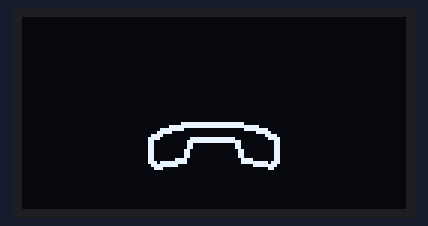
Recording of a sketch running on a simulated ESP32-S3. Shown: 128×64 one-colour display.

Above: at 1.06 s.

The sketch:

wokwi_phone_ringing.ino
```cpp
#include <Adafruit_GFX.h>
#include <Adafruit_SSD1306.h>

#define SCREEN_I2C_ADDR 0x3D // or 0x3C
#define SCREEN_WIDTH 128     // OLED display width, in pixels
#define SCREEN_HEIGHT 64     // OLED display height, in pixels
#define OLED_RST_PIN -1      // Reset pin (-1 if not available)

Adafruit_SSD1306 display(128, 64, &Wire, OLED_RST_PIN);

// OLED Animation: phone ringing
// Code auto-generated by https://wokwi.com/animator, graphics by icons8.com

#define FRAME_DELAY (42)
#define FRAME_WIDTH (48)
#define FRAME_HEIGHT (48)
#define FRAME_COUNT (sizeof(frames) / sizeof(frames[0]))
const byte PROGMEM frames[][288] = {
  {0,0,0,0,0,0,0,0,0,0,0,0,0,0,0,0,0,0,0,0,0,0,0,0,0,0,0,0,0,0,0,0,0,0,0,0,0,0,0,0,0,0,0,0,0,0,0,0,0,0,0,0,0,0,0,0,0,0,0,0,0,0,0,0,0,0,0,0,0,0,0,0,0,0,0,0,0,0,0,0,0,0,0,0,0,0,0,0,0,0,0,0,0,0,0,0,0,0,0,0,0,0,0,0,0,0,0,0,0,0,0,0,0,0,0,0,0,0,0,0,0,0,0,0,0,0,0,0,0,0,0,0,0,0,0,0,0,0,0,0,0,0,0,0,0,0,0,0,0,0,0,0,0,0,0,0,0,0,0,0,0,0,0,7,255,255,192,0,0,127,255,255,254,0,3,252,0,0,63,192,7,192,0,0,3,224,30,0,0,0,0,120,60,0,255,254,0,60,48,1,255,255,128,12,48,1,128,1,128,12,48,1,128,1,128,12,48,3,0,0,192,12,48,3,0,0,192,12,48,3,0,0,192,12,48,30,0,0,120,12,59,254,0,0,127,220,31,240,0,0,7,248,14,0,0,0,0,48,0,0,0,0,0,0,0,0,0,0,0,0,0,0,0,0,0,0,0,0,0,0,0,0,0,0,0,0,0,0},
  {0,0,0,0,0,0,0,0,0,0,0,0,0,0,0,0,0,0,0,0,0,0,0,0,0,0,0,0,0,0,0,0,0,0,0,0,0,0,0,0,0,0,0,0,0,0,0,0,0,0,0,0,0,0,0,0,0,0,0,0,0,0,0,0,0,0,0,0,0,0,0,0,0,0,0,0,0,0,0,0,0,0,0,0,0,0,0,0,0,0,0,0,0,0,0,0,0,0,0,0,0,0,0,0,0,0,0,0,0,0,0,0,0,0,0,0,0,0,0,0,0,0,0,0,0,0,0,0,0,0,0,0,0,0,0,0,0,0,0,0,0,0,0,0,0,0,0,0,0,0,0,0,0,0,0,0,0,0,0,0,0,0,0,7,255,255,192,0,0,127,255,255,254,0,3,252,0,0,63,192,7,192,0,0,3,224,30,0,0,0,0,120,60,0,255,254,0,60,48,1,255,255,128,12,48,1,128,1,128,12,48,1,128,1,128,12,48,3,0,0,192,12,48,3,0,0,192,12,48,3,0,0,192,12,48,30,0,0,120,12,59,254,0,0,127,220,31,240,0,0,7,248,14,0,0,0,0,48,0,0,0,0,0,0,0,0,0,0,0,0,0,0,0,0,0,0,0,0,0,0,0,0,0,0,0,0,0,0},
  {0,0,0,0,0,0,0,0,0,0,0,0,0,0,0,0,0,0,0,0,0,0,0,0,0,0,0,0,0,0,0,0,0,0,0,0,0,0,0,0,0,0,0,0,0,0,0,0,0,0,0,0,0,0,0,0,0,0,0,0,0,0,0,0,0,0,0,0,0,0,0,0,0,0,0,0,0,0,0,0,0,0,0,0,0,0,0,0,0,0,0,0,0,0,0,0,0,0,0,0,0,0,0,0,0,0,0,0,0,0,0,0,0,0,0,0,0,0,0,0,0,0,0,0,0,0,0,0,0,0,0,0,0,0,0,0,0,0,0,0,0,0,0,0,0,0,0,0,0,0,0,0,0,0,0,0,0,0,0,0,0,0,0,7,255,255,192,0,0,127,255,255,254,0,3,252,0,0,63,192,7,192,0,0,3,224,30,0,0,0,0,120,60,0,255,254,0,60,48,1,255,255,128,12,48,1,128,1,128,12,48,1,128,1,128,12,48,3,0,0,192,12,48,3,0,0,192,12,48,3,0,0,192,12,48,30,0,0,120,12,59,254,0,0,127,220,31,240,0,0,7,248,14,0,0,0,0,48,0,0,0,0,0,0,0,0,0,0,0,0,0,0,0,0,0,0,0,0,0,0,0,0,0,0,0,0,0,0},
  {0,0,0,0,0,0,0,0,0,0,0,0,0,0,0,0,0,0,0,0,0,0,0,0,0,0,0,0,0,0,0,0,0,0,0,0,0,0,0,0,0,0,0,0,0,0,0,0,0,0,0,0,0,0,0,0,0,0,0,0,0,0,0,0,0,0,0,0,0,0,0,0,0,0,0,0,0,0,0,0,0,0,0,0,0,0,0,0,0,0,0,0,0,0,0,0,0,0,0,0,0,0,0,0,0,0,0,0,0,0,0,0,0,0,0,0,0,0,0,0,0,0,0,0,0,0,0,0,0,0,0,0,0,0,0,0,0,0,0,0,0,0,0,0,0,0,0,0,0,0,0,0,0,0,0,0,0,0,0,0,0,0,0,7,255,255,192,0,0,127,255,255,254,0,3,252,0,0,63,192,7,192,0,0,3,224,30,0,0,0,0,120,60,0,255,254,0,60,48,1,255,255,128,12,48,1,128,1,128,12,48,1,128,1,128,12,48,3,0,0,192,12,48,3,0,0,192,12,48,3,0,0,192,12,48,30,0,0,120,12,59,254,0,0,127,220,31,240,0,0,7,248,14,0,0,0,0,48,0,0,0,0,0,0,0,0,0,0,0,0,0,0,0,0,0,0,0,0,0,0,0,0,0,0,0,0,0,0},
  {0,0,0,0,0,0,0,0,0,0,0,0,0,0,0,0,0,0,0,0,0,0,0,0,0,0,0,0,0,0,0,0,0,0,0,0,0,0,0,0,0,0,0,0,0,0,0,0,0,0,0,0,0,0,0,0,0,0,0,0,0,0,0,0,0,0,0,0,0,0,0,0,0,0,0,0,0,0,0,0,0,0,0,0,0,0,1,128,0,0,0,0,1,128,0,0,0,0,0,0,0,0,0,24,0,0,24,0,0,24,0,0,24,0,0,0,0,0,0,0,0,0,0,0,0,0,0,0,0,0,0,0,0,0,0,0,0,0,0,0,0,0,0,0,0,0,0,0,0,0,0,0,0,0,0,0,0,0,0,0,0,0,0,1,255,255,248,0,0,31,255,255,255,128,0,255,128,0,7,224,3,240,0,0,0,248,7,128,0,0,0,60,30,0,63,255,128,12,24,1,255,255,128,12,48,1,224,1,128,12,48,1,128,0,192,12,48,1,128,0,192,12,48,1,128,0,192,12,48,3,0,0,96,12,48,7,0,0,127,140,56,126,0,0,31,252,31,252,0,0,0,120,31,224,0,0,0,0,0,0,0,0,0,0,0,0,0,0,0,0,0,0,0,0,0,0,0,0,0,0,0,0,0,0,0,0,0,0},
  {0,0,0,0,0,0,0,0,0,0,0,0,0,0,0,0,0,0,0,0,0,0,0,0,0,0,0,0,0,0,0,0,0,0,0,0,0,0,0,0,0,0,0,0,0,0,0,0,0,0,0,0,0,0,0,0,0,0,0,0,0,0,0,0,0,0,0,0,0,0,0,0,0,0,1,128,0,0,0,0,1,128,0,0,0,0,1,128,0,0,0,48,1,128,12,0,0,56,0,0,28,0,0,24,0,0,24,0,0,24,0,0,24,0,0,0,0,0,0,0,0,0,0,0,0,0,0,0,0,0,0,0,0,0,0,0,0,0,0,0,0,0,0,0,0,0,0,0,0,0,0,0,0,0,0,0,0,0,0,31,0,0,0,0,127,255,254,0,0,7,255,248,255,224,0,63,192,0,1,240,1,252,0,0,0,60,3,224,0,0,0,12,7,0,31,255,128,12,30,0,255,255,128,6,24,1,240,0,192,6,48,1,128,0,192,6,48,1,128,0,192,6,48,1,128,0,96,6,48,1,128,0,126,12,56,3,0,0,63,252,24,15,0,0,1,248,24,254,0,0,0,0,31,248,0,0,0,0,15,192,0,0,0,0,0,0,0,0,0,0,0,0,0,0,0,0,0,0,0,0,0,0,0,0,0,0,0,0},
  {0,0,0,0,0,0,0,0,0,0,0,0,0,0,0,0,0,0,0,0,0,0,0,0,0,0,0,0,0,0,0,0,0,0,0,0,0,0,0,0,0,0,0,0,0,0,0,0,0,0,0,0,0,0,0,0,0,0,0,0,0,0,1,128,0,0,0,0,1,128,0,0,0,0,1,128,0,0,0,96,1,128,6,0,0,112,1,128,14,0,0,48,1,128,12,0,0,56,0,0,28,0,0,24,0,0,24,0,0,24,0,0,24,0,0,0,0,0,0,0,0,0,0,0,0,0,0,0,0,0,0,0,0,0,0,0,0,0,0,0,0,0,0,0,0,0,0,0,0,0,0,0,0,0,0,0,0,0,0,0,0,0,0,7,255,255,192,0,0,127,255,255,254,0,3,252,0,0,63,192,7,192,0,0,3,224,30,0,0,0,0,120,60,0,255,254,0,60,48,1,255,255,128,12,48,1,128,1,128,12,48,1,128,1,128,12,48,3,0,0,192,12,48,3,0,0,192,12,48,3,0,0,192,12,48,30,0,0,120,12,59,254,0,0,127,220,31,240,0,0,7,248,14,0,0,0,0,48,0,0,0,0,0,0,0,0,0,0,0,0,0,0,0,0,0,0,0,0,0,0,0,0,0,0,0,0,0,0},
  {0,0,0,0,0,0,0,0,0,0,0,0,0,0,0,0,0,0,0,0,0,0,0,0,0,0,0,0,0,0,0,0,0,0,0,0,0,0,0,0,0,0,0,0,0,0,0,0,0,0,1,128,0,0,0,0,1,128,0,0,0,0,1,128,0,0,0,192,1,128,3,0,0,96,1,128,6,0,0,96,1,128,6,0,0,112,1,128,14,0,0,48,1,128,12,0,0,56,0,0,28,0,0,24,0,0,24,0,0,24,0,0,24,0,0,0,0,0,0,0,0,0,0,0,0,0,0,0,0,0,0,0,0,0,0,0,0,0,0,0,0,0,0,0,0,0,0,0,0,0,0,0,0,0,0,0,0,1,240,0,0,0,0,255,255,252,0,0,7,255,143,255,224,0,15,128,0,1,252,0,60,0,0,0,31,128,48,0,0,0,3,192,48,1,255,240,0,240,96,1,255,255,0,120,96,3,0,15,128,24,96,3,0,1,128,12,96,3,0,1,128,12,96,6,0,1,128,12,48,126,0,1,128,12,63,252,0,0,192,24,31,192,0,0,240,24,0,0,0,0,126,24,0,0,0,0,15,248,0,0,0,0,1,240,0,0,0,0,0,0,0,0,0,0,0,0,0,0,0,0,0,0,0,0,0,0,0,0},
  {0,0,0,0,0,0,0,0,0,0,0,0,0,0,0,0,0,0,0,0,0,0,0,0,0,0,0,0,0,0,0,0,0,0,0,0,0,0,1,128,0,0,0,0,1,128,0,0,0,0,1,128,0,0,0,128,1,128,1,0,0,192,1,128,3,0,0,192,1,128,3,0,0,96,1,128,6,0,0,96,1,128,6,0,0,112,1,128,14,0,0,48,1,128,12,0,0,56,0,0,28,0,0,24,0,0,24,0,0,24,0,0,24,0,0,0,0,0,0,0,0,0,0,0,0,0,0,0,0,0,0,0,0,0,0,0,0,0,0,0,0,0,0,0,0,0,0,0,0,0,0,0,0,0,0,0,0,0,0,0,0,0,0,7,255,255,192,0,0,127,255,255,254,0,3,252,0,0,63,192,7,192,0,0,3,224,30,0,0,0,0,120,60,0,255,254,0,60,48,1,255,255,128,12,48,1,128,1,128,12,48,1,128,1,128,12,48,3,0,0,192,12,48,3,0,0,192,12,48,3,0,0,192,12,48,30,0,0,120,12,59,254,0,0,127,220,31,240,0,0,7,248,14,0,0,0,0,48,0,0,0,0,0,0,0,0,0,0,0,0,0,0,0,0,0,0,0,0,0,0,0,0,0,0,0,0,0,0},
  {0,0,0,0,0,0,0,0,0,0,0,0,0,0,0,0,0,0,0,0,0,0,0,0,0,0,0,0,0,0,0,0,1,128,0,0,0,0,1,128,0,0,0,0,1,128,0,0,0,0,1,128,1,0,1,128,1,128,1,128,0,192,1,128,3,0,0,192,1,128,3,0,0,96,1,128,6,0,0,96,1,128,6,0,0,48,1,128,14,0,0,48,0,0,12,0,0,56,0,0,28,0,0,16,0,0,8,0,0,0,0,0,0,0,0,0,0,0,0,0,0,0,0,0,0,0,0,0,0,0,0,0,0,0,0,0,0,0,0,0,0,0,0,0,0,0,0,0,0,0,0,0,0,0,0,0,0,0,0,31,0,0,0,0,127,255,254,0,0,7,255,248,255,224,0,63,192,0,1,240,1,252,0,0,0,60,3,224,0,0,0,12,7,0,31,255,128,12,30,0,255,255,128,6,24,1,240,0,192,6,48,1,128,0,192,6,48,1,128,0,192,6,48,1,128,0,96,6,48,1,128,0,126,12,56,3,0,0,63,252,24,15,0,0,1,248,24,254,0,0,0,0,31,248,0,0,0,0,15,192,0,0,0,0,0,0,0,0,0,0,0,0,0,0,0,0,0,0,0,0,0,0,0,0,0,0,0,0},
  {0,0,0,0,0,0,0,0,0,0,0,0,0,0,0,0,0,0,0,0,0,0,0,0,0,0,0,0,0,0,0,0,1,128,0,0,0,0,1,128,0,0,0,0,1,128,0,0,0,0,1,128,1,0,1,128,1,128,1,128,0,192,1,128,3,0,0,192,1,0,3,0,0,96,0,0,6,0,0,96,0,0,6,0,0,32,0,0,4,0,0,0,0,0,0,0,0,0,0,0,0,0,0,0,0,0,0,0,0,0,0,0,0,0,0,0,0,0,0,0,0,0,0,0,0,0,0,0,0,0,0,0,0,0,0,0,0,0,0,0,0,0,0,0,0,0,0,0,0,0,0,0,0,0,0,0,0,0,0,0,0,0,0,1,255,255,248,0,0,31,255,255,255,128,0,255,128,0,7,224,3,240,0,0,0,248,7,128,0,0,0,60,30,0,63,255,128,12,24,1,255,255,128,12,48,1,224,1,128,12,48,1,128,0,192,12,48,1,128,0,192,12,48,1,128,0,192,12,48,3,0,0,96,12,48,7,0,0,127,140,56,126,0,0,31,252,31,252,0,0,0,120,31,224,0,0,0,0,0,0,0,0,0,0,0,0,0,0,0,0,0,0,0,0,0,0,0,0,0,0,0,0,0,0,0,0,0,0},
  {0,0,0,0,0,0,0,0,0,0,0,0,0,0,0,0,0,0,0,0,0,0,0,0,0,0,0,0,0,0,0,0,1,128,0,0,0,0,1,128,0,0,0,0,1,128,0,0,0,0,0,0,1,0,1,128,0,0,1,128,0,192,0,0,3,0,0,128,0,0,1,0,0,0,0,0,0,0,0,0,0,0,0,0,0,0,0,0,0,0,0,0,0,0,0,0,0,0,0,0,0,0,0,0,0,0,0,0,0,0,0,0,0,0,0,0,0,0,0,0,0,0,0,0,0,0,0,0,0,0,0,0,0,0,0,0,0,0,0,0,0,0,0,0,0,0,0,0,0,0,0,0,0,0,0,0,0,0,0,0,0,0,0,7,255,255,192,0,0,127,255,255,254,0,3,252,0,0,63,192,7,192,0,0,3,224,30,0,0,0,0,120,60,0,255,254,0,60,48,1,255,255,128,12,48,1,128,1,128,12,48,1,128,1,128,12,48,3,0,0,192,12,48,3,0,0,192,12,48,3,0,0,192,12,48,30,0,0,120,12,59,254,0,0,127,220,31,240,0,0,7,248,14,0,0,0,0,48,0,0,0,0,0,0,0,0,0,0,0,0,0,0,0,0,0,0,0,0,0,0,0,0,0,0,0,0,0,0},
  {0,0,0,0,0,0,0,0,0,0,0,0,0,0,0,0,0,0,0,0,0,0,0,0,0,0,0,0,0,0,0,0,0,0,0,0,0,0,0,0,0,0,0,0,0,0,0,0,0,0,0,0,0,0,0,0,0,0,0,0,0,0,0,0,0,0,0,0,0,0,0,0,0,0,0,0,0,0,0,0,0,0,0,0,0,0,0,0,0,0,0,0,0,0,0,0,0,0,0,0,0,0,0,0,0,0,0,0,0,0,0,0,0,0,0,0,0,0,0,0,0,0,0,0,0,0,0,0,0,0,0,0,0,0,0,0,0,0,0,0,0,0,0,0,0,0,0,0,0,0,0,0,0,0,0,0,0,0,0,0,0,0,0,7,255,255,192,0,0,127,255,255,254,0,3,252,0,0,63,192,7,192,0,0,3,224,30,0,0,0,0,120,60,0,255,254,0,60,48,1,255,255,128,12,48,1,128,1,128,12,48,1,128,1,128,12,48,3,0,0,192,12,48,3,0,0,192,12,48,3,0,0,192,12,48,30,0,0,120,12,59,254,0,0,127,220,31,240,0,0,7,248,14,0,0,0,0,48,0,0,0,0,0,0,0,0,0,0,0,0,0,0,0,0,0,0,0,0,0,0,0,0,0,0,0,0,0,0},
  {0,0,0,0,0,0,0,0,0,0,0,0,0,0,0,0,0,0,0,0,0,0,0,0,0,0,0,0,0,0,0,0,0,0,0,0,0,0,0,0,0,0,0,0,0,0,0,0,0,0,0,0,0,0,0,0,0,0,0,0,0,0,0,0,0,0,0,0,0,0,0,0,0,0,0,0,0,0,0,0,0,0,0,0,0,0,0,0,0,0,0,0,0,0,0,0,0,0,0,0,0,0,0,0,0,0,0,0,0,0,0,0,0,0,0,0,0,0,0,0,0,0,0,0,0,0,0,0,0,0,0,0,0,0,0,0,0,0,0,0,0,0,0,0,0,0,0,0,0,0,0,0,0,0,0,0,0,0,0,0,0,0,0,7,255,255,192,0,0,127,255,255,254,0,3,252,0,0,63,192,7,192,0,0,3,224,30,0,0,0,0,120,60,0,255,254,0,60,48,1,255,255,128,12,48,1,128,1,128,12,48,1,128,1,128,12,48,3,0,0,192,12,48,3,0,0,192,12,48,3,0,0,192,12,48,30,0,0,120,12,59,254,0,0,127,220,31,240,0,0,7,248,14,0,0,0,0,48,0,0,0,0,0,0,0,0,0,0,0,0,0,0,0,0,0,0,0,0,0,0,0,0,0,0,0,0,0,0},
  {0,0,0,0,0,0,0,0,0,0,0,0,0,0,0,0,0,0,0,0,0,0,0,0,0,0,0,0,0,0,0,0,0,0,0,0,0,0,0,0,0,0,0,0,0,0,0,0,0,0,0,0,0,0,0,0,0,0,0,0,0,0,0,0,0,0,0,0,0,0,0,0,0,0,0,0,0,0,0,0,0,0,0,0,0,0,0,0,0,0,0,0,0,0,0,0,0,0,0,0,0,0,0,0,0,0,0,0,0,0,0,0,0,0,0,0,0,0,0,0,0,0,0,0,0,0,0,0,0,0,0,0,0,0,0,0,0,0,0,0,0,0,0,0,0,0,0,0,0,0,0,0,0,0,0,0,0,0,0,0,0,0,0,7,255,255,192,0,0,127,255,255,254,0,3,252,0,0,63,192,7,192,0,0,3,224,30,0,0,0,0,120,60,0,255,254,0,60,48,1,255,255,128,12,48,1,128,1,128,12,48,1,128,1,128,12,48,3,0,0,192,12,48,3,0,0,192,12,48,3,0,0,192,12,48,30,0,0,120,12,59,254,0,0,127,220,31,240,0,0,7,248,14,0,0,0,0,48,0,0,0,0,0,0,0,0,0,0,0,0,0,0,0,0,0,0,0,0,0,0,0,0,0,0,0,0,0,0},
  {0,0,0,0,0,0,0,0,0,0,0,0,0,0,0,0,0,0,0,0,0,0,0,0,0,0,0,0,0,0,0,0,0,0,0,0,0,0,0,0,0,0,0,0,0,0,0,0,0,0,0,0,0,0,0,0,0,0,0,0,0,0,0,0,0,0,0,0,0,0,0,0,0,0,0,0,0,0,0,0,0,0,0,0,0,0,0,0,0,0,0,0,0,0,0,0,0,0,0,0,0,0,0,0,0,0,0,0,0,0,0,0,0,0,0,0,0,0,0,0,0,0,0,0,0,0,0,0,0,0,0,0,0,0,0,0,0,0,0,0,0,0,0,0,0,0,0,0,0,0,0,0,0,0,0,0,0,0,0,0,0,0,0,7,255,255,192,0,0,127,255,255,254,0,3,252,0,0,63,192,7,192,0,0,3,224,30,0,0,0,0,120,60,0,255,254,0,60,48,1,255,255,128,12,48,1,128,1,128,12,48,1,128,1,128,12,48,3,0,0,192,12,48,3,0,0,192,12,48,3,0,0,192,12,48,30,0,0,120,12,59,254,0,0,127,220,31,240,0,0,7,248,14,0,0,0,0,48,0,0,0,0,0,0,0,0,0,0,0,0,0,0,0,0,0,0,0,0,0,0,0,0,0,0,0,0,0,0},
  {0,0,0,0,0,0,0,0,0,0,0,0,0,0,0,0,0,0,0,0,0,0,0,0,0,0,0,0,0,0,0,0,0,0,0,0,0,0,0,0,0,0,0,0,0,0,0,0,0,0,0,0,0,0,0,0,0,0,0,0,0,0,0,0,0,0,0,0,0,0,0,0,0,0,0,0,0,0,0,0,0,0,0,0,0,0,0,0,0,0,0,0,0,0,0,0,0,0,0,0,0,0,0,0,0,0,0,0,0,0,0,0,0,0,0,0,0,0,0,0,0,0,0,0,0,0,0,0,0,0,0,0,0,0,0,0,0,0,0,0,0,0,0,0,0,0,0,0,0,0,0,0,0,0,0,0,0,0,0,0,0,0,0,7,255,255,192,0,0,127,255,255,254,0,3,252,0,0,63,192,7,192,0,0,3,224,30,0,0,0,0,120,60,0,255,254,0,60,48,1,255,255,128,12,48,1,128,1,128,12,48,1,128,1,128,12,48,3,0,0,192,12,48,3,0,0,192,12,48,3,0,0,192,12,48,30,0,0,120,12,59,254,0,0,127,220,31,240,0,0,7,248,14,0,0,0,0,48,0,0,0,0,0,0,0,0,0,0,0,0,0,0,0,0,0,0,0,0,0,0,0,0,0,0,0,0,0,0},
  {0,0,0,0,0,0,0,0,0,0,0,0,0,0,0,0,0,0,0,0,0,0,0,0,0,0,0,0,0,0,0,0,0,0,0,0,0,0,0,0,0,0,0,0,0,0,0,0,0,0,0,0,0,0,0,0,0,0,0,0,0,0,0,0,0,0,0,0,0,0,0,0,0,0,0,0,0,0,0,0,0,0,0,0,0,0,0,0,0,0,0,0,0,0,0,0,0,0,0,0,0,0,0,0,0,0,0,0,0,0,0,0,0,0,0,0,0,0,0,0,0,0,0,0,0,0,0,0,0,0,0,0,0,0,0,0,0,0,0,0,0,0,0,0,0,0,0,0,0,0,0,0,0,0,0,0,0,0,0,0,0,0,0,7,255,255,192,0,0,127,255,255,254,0,3,252,0,0,63,192,7,192,0,0,3,224,30,0,0,0,0,120,60,0,255,254,0,60,48,1,255,255,128,12,48,1,128,1,128,12,48,1,128,1,128,12,48,3,0,0,192,12,48,3,0,0,192,12,48,3,0,0,192,12,48,30,0,0,120,12,59,254,0,0,127,220,31,240,0,0,7,248,14,0,0,0,0,48,0,0,0,0,0,0,0,0,0,0,0,0,0,0,0,0,0,0,0,0,0,0,0,0,0,0,0,0,0,0},
  {0,0,0,0,0,0,0,0,0,0,0,0,0,0,0,0,0,0,0,0,0,0,0,0,0,0,0,0,0,0,0,0,0,0,0,0,0,0,0,0,0,0,0,0,0,0,0,0,0,0,0,0,0,0,0,0,0,0,0,0,0,0,0,0,0,0,0,0,0,0,0,0,0,0,0,0,0,0,0,0,0,0,0,0,0,0,0,0,0,0,0,0,0,0,0,0,0,0,0,0,0,0,0,0,0,0,0,0,0,0,0,0,0,0,0,0,0,0,0,0,0,0,0,0,0,0,0,0,0,0,0,0,0,0,0,0,0,0,0,0,0,0,0,0,0,0,0,0,0,0,0,0,0,0,0,0,0,0,0,0,0,0,0,1,255,255,248,0,0,31,255,255,255,128,0,255,128,0,7,224,3,240,0,0,0,248,7,128,0,0,0,60,30,0,63,255,128,12,24,1,255,255,128,12,48,1,224,1,128,12,48,1,128,0,192,12,48,1,128,0,192,12,48,1,128,0,192,12,48,3,0,0,96,12,48,7,0,0,127,140,56,126,0,0,31,252,31,252,0,0,0,120,31,224,0,0,0,0,0,0,0,0,0,0,0,0,0,0,0,0,0,0,0,0,0,0,0,0,0,0,0,0,0,0,0,0,0,0},
  {0,0,0,0,0,0,0,0,0,0,0,0,0,0,0,0,0,0,0,0,0,0,0,0,0,0,0,0,0,0,0,0,0,0,0,0,0,0,0,0,0,0,0,0,0,0,0,0,0,0,0,0,0,0,0,0,0,0,0,0,0,0,0,0,0,0,0,0,0,0,0,0,0,0,0,0,0,0,0,0,0,0,0,0,0,0,0,0,0,0,0,0,0,0,0,0,0,0,0,0,0,0,0,0,0,0,0,0,0,0,0,0,0,0,0,0,0,0,0,0,0,0,0,0,0,0,0,0,0,0,0,0,0,0,0,0,0,0,0,0,0,0,0,0,0,0,0,0,0,0,0,0,0,0,0,0,0,0,0,31,0,0,0,0,127,255,254,0,0,7,255,248,255,224,0,63,192,0,1,240,1,252,0,0,0,60,3,224,0,0,0,12,7,0,31,255,128,12,30,0,255,255,128,6,24,1,240,0,192,6,48,1,128,0,192,6,48,1,128,0,192,6,48,1,128,0,96,6,48,1,128,0,126,12,56,3,0,0,63,252,24,15,0,0,1,248,24,254,0,0,0,0,31,248,0,0,0,0,15,192,0,0,0,0,0,0,0,0,0,0,0,0,0,0,0,0,0,0,0,0,0,0,0,0,0,0,0,0},
  {0,0,0,0,0,0,0,0,0,0,0,0,0,0,0,0,0,0,0,0,0,0,0,0,0,0,0,0,0,0,0,0,0,0,0,0,0,0,0,0,0,0,0,0,0,0,0,0,0,0,0,0,0,0,0,0,0,0,0,0,0,0,0,0,0,0,0,0,0,0,0,0,0,0,0,0,0,0,0,0,0,0,0,0,0,0,1,128,0,0,0,0,1,128,0,0,0,0,0,0,0,0,0,24,0,0,24,0,0,24,0,0,24,0,0,0,0,0,0,0,0,0,0,0,0,0,0,0,0,0,0,0,0,0,0,0,0,0,0,0,0,0,0,0,0,0,0,0,0,0,0,0,0,0,0,0,0,0,0,0,0,0,0,7,255,255,192,0,0,127,255,255,254,0,3,252,0,0,63,192,7,192,0,0,3,224,30,0,0,0,0,120,60,0,255,254,0,60,48,1,255,255,128,12,48,1,128,1,128,12,48,1,128,1,128,12,48,3,0,0,192,12,48,3,0,0,192,12,48,3,0,0,192,12,48,30,0,0,120,12,59,254,0,0,127,220,31,240,0,0,7,248,14,0,0,0,0,48,0,0,0,0,0,0,0,0,0,0,0,0,0,0,0,0,0,0,0,0,0,0,0,0,0,0,0,0,0,0},
  {0,0,0,0,0,0,0,0,0,0,0,0,0,0,0,0,0,0,0,0,0,0,0,0,0,0,0,0,0,0,0,0,0,0,0,0,0,0,0,0,0,0,0,0,0,0,0,0,0,0,0,0,0,0,0,0,0,0,0,0,0,0,0,0,0,0,0,0,0,0,0,0,0,0,1,128,0,0,0,0,1,128,0,0,0,0,1,128,0,0,0,48,1,128,12,0,0,56,0,0,28,0,0,24,0,0,24,0,0,24,0,0,24,0,0,0,0,0,0,0,0,0,0,0,0,0,0,0,0,0,0,0,0,0,0,0,0,0,0,0,0,0,0,0,0,0,0,0,0,0,0,0,0,0,0,0,0,1,240,0,0,0,0,255,255,252,0,0,7,255,143,255,224,0,15,128,0,1,252,0,60,0,0,0,31,128,48,0,0,0,3,192,48,1,255,240,0,240,96,1,255,255,0,120,96,3,0,15,128,24,96,3,0,1,128,12,96,3,0,1,128,12,96,6,0,1,128,12,48,126,0,1,128,12,63,252,0,0,192,24,31,192,0,0,240,24,0,0,0,0,126,24,0,0,0,0,15,248,0,0,0,0,1,240,0,0,0,0,0,0,0,0,0,0,0,0,0,0,0,0,0,0,0,0,0,0,0,0},
  {0,0,0,0,0,0,0,0,0,0,0,0,0,0,0,0,0,0,0,0,0,0,0,0,0,0,0,0,0,0,0,0,0,0,0,0,0,0,0,0,0,0,0,0,0,0,0,0,0,0,0,0,0,0,0,0,0,0,0,0,0,0,1,128,0,0,0,0,1,128,0,0,0,0,1,128,0,0,0,96,1,128,6,0,0,112,1,128,14,0,0,48,1,128,12,0,0,56,0,0,28,0,0,24,0,0,24,0,0,24,0,0,24,0,0,0,0,0,0,0,0,0,0,0,0,0,0,0,0,0,0,0,0,0,0,0,0,0,0,0,0,0,0,0,0,0,0,0,0,0,0,0,0,0,0,0,0,0,0,0,0,0,0,7,255,255,192,0,0,127,255,255,254,0,3,252,0,0,63,192,7,192,0,0,3,224,30,0,0,0,0,120,60,0,255,254,0,60,48,1,255,255,128,12,48,1,128,1,128,12,48,1,128,1,128,12,48,3,0,0,192,12,48,3,0,0,192,12,48,3,0,0,192,12,48,30,0,0,120,12,59,254,0,0,127,220,31,240,0,0,7,248,14,0,0,0,0,48,0,0,0,0,0,0,0,0,0,0,0,0,0,0,0,0,0,0,0,0,0,0,0,0,0,0,0,0,0,0},
  {0,0,0,0,0,0,0,0,0,0,0,0,0,0,0,0,0,0,0,0,0,0,0,0,0,0,0,0,0,0,0,0,0,0,0,0,0,0,0,0,0,0,0,0,0,0,0,0,0,0,1,128,0,0,0,0,1,128,0,0,0,0,1,128,0,0,0,192,1,128,3,0,0,96,1,128,6,0,0,96,1,128,6,0,0,112,1,128,14,0,0,48,1,128,12,0,0,56,0,0,28,0,0,24,0,0,24,0,0,24,0,0,24,0,0,0,0,0,0,0,0,0,0,0,0,0,0,0,0,0,0,0,0,0,0,0,0,0,0,0,0,0,0,0,0,0,0,0,0,0,0,0,0,0,0,0,0,0,0,31,0,0,0,0,127,255,254,0,0,7,255,248,255,224,0,63,192,0,1,240,1,252,0,0,0,60,3,224,0,0,0,12,7,0,31,255,128,12,30,0,255,255,128,6,24,1,240,0,192,6,48,1,128,0,192,6,48,1,128,0,192,6,48,1,128,0,96,6,48,1,128,0,126,12,56,3,0,0,63,252,24,15,0,0,1,248,24,254,0,0,0,0,31,248,0,0,0,0,15,192,0,0,0,0,0,0,0,0,0,0,0,0,0,0,0,0,0,0,0,0,0,0,0,0,0,0,0,0},
  {0,0,0,0,0,0,0,0,0,0,0,0,0,0,0,0,0,0,0,0,0,0,0,0,0,0,0,0,0,0,0,0,0,0,0,0,0,0,1,128,0,0,0,0,1,128,0,0,0,0,1,128,0,0,0,128,1,128,1,0,0,192,1,128,3,0,0,192,1,128,3,0,0,96,1,128,6,0,0,96,1,128,6,0,0,112,1,128,14,0,0,48,1,128,12,0,0,56,0,0,28,0,0,24,0,0,24,0,0,24,0,0,24,0,0,0,0,0,0,0,0,0,0,0,0,0,0,0,0,0,0,0,0,0,0,0,0,0,0,0,0,0,0,0,0,0,0,0,0,0,0,0,0,0,0,0,0,0,0,0,0,0,0,1,255,255,248,0,0,31,255,255,255,128,0,255,128,0,7,224,3,240,0,0,0,248,7,128,0,0,0,60,30,0,63,255,128,12,24,1,255,255,128,12,48,1,224,1,128,12,48,1,128,0,192,12,48,1,128,0,192,12,48,1,128,0,192,12,48,3,0,0,96,12,48,7,0,0,127,140,56,126,0,0,31,252,31,252,0,0,0,120,31,224,0,0,0,0,0,0,0,0,0,0,0,0,0,0,0,0,0,0,0,0,0,0,0,0,0,0,0,0,0,0,0,0,0,0},
  {0,0,0,0,0,0,0,0,0,0,0,0,0,0,0,0,0,0,0,0,0,0,0,0,0,0,0,0,0,0,0,0,1,128,0,0,0,0,1,128,0,0,0,0,1,128,0,0,0,0,1,128,1,0,1,128,1,128,1,128,0,192,1,128,3,0,0,192,1,128,3,0,0,96,1,128,6,0,0,96,1,128,6,0,0,48,1,128,14,0,0,48,0,0,12,0,0,56,0,0,28,0,0,16,0,0,8,0,0,0,0,0,0,0,0,0,0,0,0,0,0,0,0,0,0,0,0,0,0,0,0,0,0,0,0,0,0,0,0,0,0,0,0,0,0,0,0,0,0,0,0,0,0,0,0,0,0,0,0,0,0,0,0,7,255,255,192,0,0,127,255,255,254,0,3,252,0,0,63,192,7,192,0,0,3,224,30,0,0,0,0,120,60,0,255,254,0,60,48,1,255,255,128,12,48,1,128,1,128,12,48,1,128,1,128,12,48,3,0,0,192,12,48,3,0,0,192,12,48,3,0,0,192,12,48,30,0,0,120,12,59,254,0,0,127,220,31,240,0,0,7,248,14,0,0,0,0,48,0,0,0,0,0,0,0,0,0,0,0,0,0,0,0,0,0,0,0,0,0,0,0,0,0,0,0,0,0,0},
  {0,0,0,0,0,0,0,0,0,0,0,0,0,0,0,0,0,0,0,0,0,0,0,0,0,0,0,0,0,0,0,0,1,128,0,0,0,0,1,128,0,0,0,0,1,128,0,0,0,0,1,128,1,0,1,128,1,128,1,128,0,192,1,128,3,0,0,192,1,0,3,0,0,96,0,0,6,0,0,96,0,0,6,0,0,32,0,0,4,0,0,0,0,0,0,0,0,0,0,0,0,0,0,0,0,0,0,0,0,0,0,0,0,0,0,0,0,0,0,0,0,0,0,0,0,0,0,0,0,0,0,0,0,0,0,0,0,0,0,0,0,0,0,0,0,0,0,0,0,0,0,0,0,0,0,0,0,0,0,0,0,0,0,7,255,255,192,0,0,127,255,255,254,0,3,252,0,0,63,192,7,192,0,0,3,224,30,0,0,0,0,120,60,0,255,254,0,60,48,1,255,255,128,12,48,1,128,1,128,12,48,1,128,1,128,12,48,3,0,0,192,12,48,3,0,0,192,12,48,3,0,0,192,12,48,30,0,0,120,12,59,254,0,0,127,220,31,240,0,0,7,248,14,0,0,0,0,48,0,0,0,0,0,0,0,0,0,0,0,0,0,0,0,0,0,0,0,0,0,0,0,0,0,0,0,0,0,0},
  {0,0,0,0,0,0,0,0,0,0,0,0,0,0,0,0,0,0,0,0,0,0,0,0,0,0,0,0,0,0,0,0,1,128,0,0,0,0,1,128,0,0,0,0,1,128,0,0,0,0,0,0,1,0,1,128,0,0,1,128,0,192,0,0,3,0,0,128,0,0,1,0,0,0,0,0,0,0,0,0,0,0,0,0,0,0,0,0,0,0,0,0,0,0,0,0,0,0,0,0,0,0,0,0,0,0,0,0,0,0,0,0,0,0,0,0,0,0,0,0,0,0,0,0,0,0,0,0,0,0,0,0,0,0,0,0,0,0,0,0,0,0,0,0,0,0,0,0,0,0,0,0,0,0,0,0,0,0,0,0,0,0,0,7,255,255,192,0,0,127,255,255,254,0,3,252,0,0,63,192,7,192,0,0,3,224,30,0,0,0,0,120,60,0,255,254,0,60,48,1,255,255,128,12,48,1,128,1,128,12,48,1,128,1,128,12,48,3,0,0,192,12,48,3,0,0,192,12,48,3,0,0,192,12,48,30,0,0,120,12,59,254,0,0,127,220,31,240,0,0,7,248,14,0,0,0,0,48,0,0,0,0,0,0,0,0,0,0,0,0,0,0,0,0,0,0,0,0,0,0,0,0,0,0,0,0,0,0}
};

void setup() {
  display.begin(SSD1306_SWITCHCAPVCC, SCREEN_I2C_ADDR);
}

int frame = 0;
void loop() {
  display.clearDisplay();
  display.drawBitmap(40, 8, frames[frame], FRAME_WIDTH, FRAME_HEIGHT, 1);
  display.display();
  frame = (frame + 1) % FRAME_COUNT;
  delay(FRAME_DELAY);
}
```

Measured:
- by itself, everything shown: repeats every 1.9 s, in 20 steps
- what the display in image 0 shows lasts 0.4 s, from 0.9 s to 1.3 s
